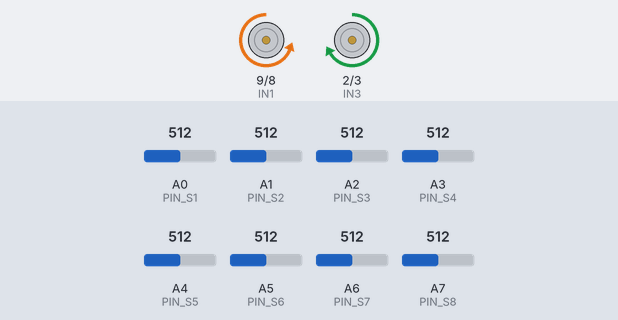
The sketch below on a simulated Arduino Nano, built with avr-gcc and run on an emulated ATmega328P. On the bench: motor-driver pin pairs drawn as motors (green arrow = first pin HIGH = forward, orange = second pin HIGH = backward, longer = more drive, scaled by the enable pin). The test bench sets the inputs (shaded band); at power-on: A0 (PIN_S1) = 512, A1 (PIN_S2) = 512, A2 (PIN_S3) = 512, A3 (PIN_S4) = 512, A4 (PIN_S5) = 512, A5 (PIN_S6) = 512, A6 (PIN_S7) = 512, A7 (PIN_S8) = 512. What the sketch prints to the serial monitor is not drawn.

Above: at 1.2 s.
1.3 s: A0 (PIN_S1) set to 409
2.8 s: A0 (PIN_S1) set to 391
At 4.0 s:
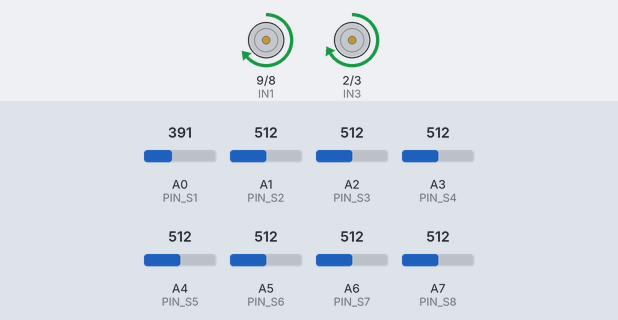
4.3 s: A1 (PIN_S2) set to 306
At 5.4 s:
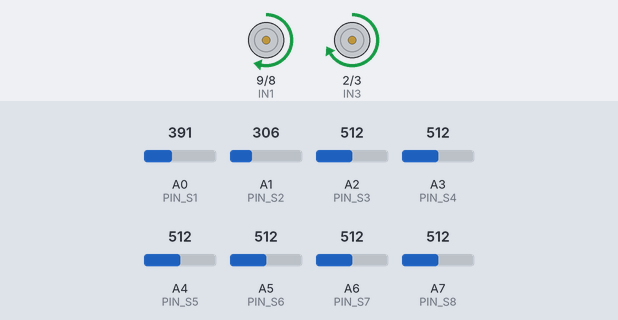
5.8 s: A2 (PIN_S3) set to 417
7.3 s: A2 (PIN_S3) set to 393
At 7.6 s:
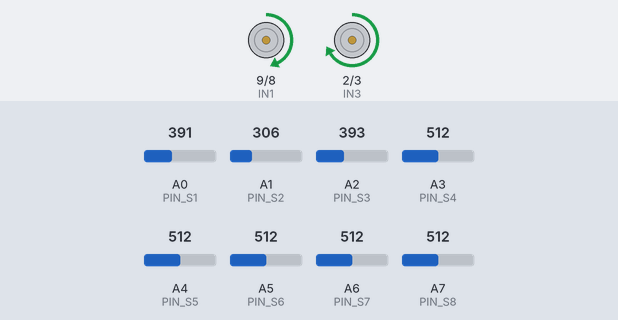
8.8 s: A0 (PIN_S1) set to 716
At 10.0 s:
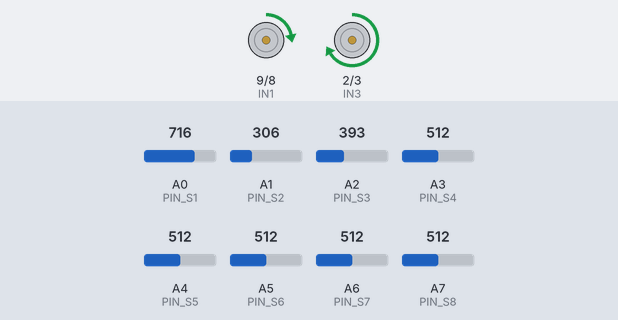
Timing chart, 0 to 11.3 s (numbered marks = the images above; inputs shaded):
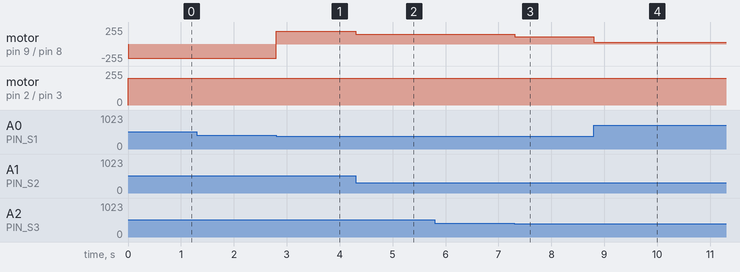

The sketch:

Github_Code.ino
```cpp
// Define sensor pins
#define PIN_S1 A0
#define PIN_S2 A1
#define PIN_S3 A2
#define PIN_S4 A3
#define PIN_S5 A4
#define PIN_S6 A5
#define PIN_S7 A6
#define PIN_S8 A7

// Define motor driver pins
const  int IN1 = 9;
const  int IN2 = 8;
const  int IN3 = 2;
const  int IN4 = 3;
const  int EN_A = 5;
const  int EN_B = 6 ;

int count_KananKiri,count_Kanan,count_Kiri,troli_status=0,count_step=0,t;

// Variables for line following and PID control
const int trigger = 400;
int SpeedR ;
int SpeedL ; //selisih 10 sama SpeedR=
int sRRR, sRR, sR, sCR, sCL, sL, sLL, sLLL ;
int lineData, NilaiPosisi;
double Error = 0, SumError = 0, LastError = 0;
double BasePWM = 200;
double MaxSpeed = 200;
double MinSpeed = -200;
double Kp = 40;
double Ki = 0;
double Kd = 140 ;
double Ts = 0.5;
double outPID;


void setup()
{
  Serial.begin(9600);
  pinMode(IN1, OUTPUT); //IN1 A
  pinMode(IN2, OUTPUT); //IN2 A
  pinMode(IN3, OUTPUT); //IN1 B
  pinMode(IN4, OUTPUT); //IN2 B
  pinMode(EN_A, OUTPUT); //EN A
  pinMode(EN_B, OUTPUT); //EN B

}


// Function to read sensor values
void sensor() {
  sRRR = analogRead(PIN_S1);
  sRR = analogRead(PIN_S2);
  sR = analogRead(PIN_S3);
  sCR = analogRead(PIN_S4);
  sCL = analogRead(PIN_S5);
  sL = analogRead(PIN_S6);
  sLL = analogRead(PIN_S7);
  sLLL = analogRead(PIN_S8);

  // Convert sensor values to binary (1 or 0)
  // based on a defined trigger value
  if (sRRR <= trigger) {
    sRRR = 1;
  } else {
    sRRR = 0;
  }

  if (sRR <= trigger) {
    sRR = 1;
  } else {
    sRR = 0;
  }

  if (sR <= trigger) {
    sR = 1;
  } else {
    sR = 0;
  }

  if (sCR <= trigger) {
    sCR = 1;
  } else {
    sCR = 0;
  }

  if (sLLL <= trigger) {
    sLLL = 1;
  } else {
    sLLL = 0;
  }

  if (sLL <= trigger) {
    sLL = 1;
  } else {
    sLL = 0;
  }

  if (sL <= trigger) {
    sL = 1;
  } else {
    sL = 0;
  }

  if (sCL <= trigger) {
    sCL = 1;
  } else {
    sCL = 0;
  }
}

// Function to control motors
void motor(int speedL, int speedR) {

  if (speedL < 0)
  {
    digitalWrite(IN1, HIGH);
    digitalWrite(IN2, LOW);
    analogWrite(EN_A, -speedL);
  }
  else if (speedL > 0)
  {
    digitalWrite(IN1, LOW);
    digitalWrite(IN2, HIGH);
    analogWrite(EN_A, speedL);
  }
  else
  {
    digitalWrite(IN1, LOW);
    digitalWrite(IN2, LOW);

  }

  if (speedR < 0)
  {
    digitalWrite(IN3, LOW);
    digitalWrite(IN4, HIGH);
    analogWrite(EN_B, -speedR);
  }
  else if (speedR > 0)
  {
    digitalWrite(IN3, HIGH);
    digitalWrite(IN4, LOW);
    analogWrite(EN_B, speedR);
  }
  else
  {
    digitalWrite(IN3, LOW);
    digitalWrite(IN4, LOW);

  }


}
// Function to determine the current position error

void error() {
  // Determine position error based on sensor values
  if (sLLL == 0 && sLL == 0 && sL == 0 && sCL == 0 && sCR == 0 && sR == 0 && sRR == 0 && sRRR == 1) {
    NilaiPosisi = -10;
  } else if (sLLL == 0 && sLL == 0 && sL == 0 && sCL == 0 && sCR == 0 && sR == 0 && sRR == 1 && sRRR == 1) {
    NilaiPosisi = -9;
  } else if (sLLL == 0 && sLL == 0 && sL == 0 && sCL == 0 && sCR == 0 && sR == 1 && sRR == 1 && sRRR == 1) {
    NilaiPosisi = -8;
  } else if (sLLL == 0 && sLL == 0 && sL == 0 && sCL == 0 && sCR == 0 && sR == 0 && sRR == 1 && sRRR == 0) {
    NilaiPosisi = -7;
  } else if (sLLL == 0 && sLL == 0 && sL == 0 && sCL == 0 && sCR == 0 && sR == 1 && sRR == 1 && sRRR == 0) {
    NilaiPosisi = -6;
  } else if (sLLL == 0 && sLL == 0 && sL == 0 && sCL == 0 && sCR == 1 && sR == 1 && sRR == 1 && sRRR == 0) {
    NilaiPosisi = -5;
  } else if (sLLL == 0 && sLL == 0 && sL == 0 && sCL == 0 && sCR == 0 && sR == 1 && sRR == 0 && sRRR == 0) {
    NilaiPosisi = -4;
  } else if (sLLL == 0 && sLL == 0 && sL == 0 && sCL == 0 && sCR == 1 && sR == 1 && sRR == 0 && sRRR == 0) {
    NilaiPosisi = -3;
  } else if (sLLL == 0 && sLL == 0 && sL == 0 && sCL == 1 && sCR == 1 && sR == 1 && sRR == 0 && sRRR == 0) {
    NilaiPosisi = -2;
  } else if (sLLL == 0 && sLL == 0 && sL == 0 && sCL == 0 && sCR == 1 && sR == 0 && sRR == 0 && sRRR == 0) {
    NilaiPosisi = -1;
  } else if (sLLL == 0 && sLL == 0 && sL == 0 && sCL == 1 && sCR == 1 && sR == 0 && sRR == 0 && sRRR == 0) {
    NilaiPosisi = 0;
  } else if (sLLL == 1 && sLL == 1 && sL == 1 && sCL == 1 && sCR == 1 && sR == 0 && sRR == 0 && sRRR == 0) {
    NilaiPosisi = 0;
  } else if (sLLL == 0 && sLL == 0 && sL == 0 && sCL == 1 && sCR == 1 && sR == 1 && sRR == 1 && sRRR == 1) {
    NilaiPosisi = 0;
  } else if (sLLL == 1 && sLL == 1 && sL == 1 && sCL == 1 && sCR == 1 && sR == 1 && sRR == 1 && sRRR == 1) {
     NilaiPosisi = 0;
  } else if (sLLL == 0 && sLL == 0 && sL == 0 && sCL == 1 && sCR == 0 && sR == 0 && sRR == 0 && sRRR == 0) {
    NilaiPosisi = 1;
  } else if (sLLL == 0 && sLL == 0 && sL == 1 && sCL == 1 && sCR == 1 && sR == 0 && sRR == 0 && sRRR == 0) {
    NilaiPosisi = 2;
  } else if (sLLL == 0 && sLL == 0 && sL == 1 && sCL == 1 && sCR == 0 && sR == 0 && sRR == 0 && sRRR == 0) {
    NilaiPosisi = 3;
  } else if (sLLL == 0 && sLL == 0 && sL == 1 && sCL == 0 && sCR == 0 && sR == 0 && sRR == 0 && sRRR == 0) {
    NilaiPosisi = 4;
  } else if (sLLL == 0 && sLL == 1 && sL == 1 && sCL == 1 && sCR == 0 && sR == 0 && sRR == 0 && sRRR == 0) {
    NilaiPosisi = 5;
  } else if (sLLL == 0 && sLL == 1 && sL == 1 && sCL == 0 && sCR == 0 && sR == 0 && sRR == 0 && sRRR == 0) {
    NilaiPosisi = 6;
  } else if (sLLL == 0 && sLL == 1 && sL == 0 && sCL == 0 && sCR == 0 && sR == 0 && sRR == 0 && sRRR == 0) {
    NilaiPosisi = 7;
  } else if (sLLL == 1 && sLL == 1 && sL == 1 && sCL == 0 && sCR == 0 && sR == 0 && sRR == 0 && sRRR == 0) {
    NilaiPosisi = 8;
  } else if (sLLL == 1 && sLL == 1 && sL == 0 && sCL == 0 && sCR == 0 && sR == 0 && sRR == 0 && sRRR == 0) {
    NilaiPosisi = 9;
  } else if (sLLL == 1 && sLL == 0 && sL == 0 && sCL == 0 && sCR == 0 && sR == 0 && sRR == 0 && sRRR == 0) {
    NilaiPosisi = 10;
  }

}
// PID control function
void PID() {
  error();
  int SetPoint = 0;
  Error = SetPoint - NilaiPosisi ;
  double DeltaError = Error - LastError ;
  SumError += LastError ;
  double P = Kp * Error ;
  double I = Ki * SumError * Ts ;
  double D = ((Kd / Ts) * DeltaError);
  LastError = Error;
  outPID = P + I + D ;
  double motorKi = BasePWM - outPID ;
  double motorKa = BasePWM + outPID ;
  if (motorKi > MaxSpeed)motorKi = MaxSpeed;
  if (motorKi < MinSpeed)motorKi = MinSpeed;
  if (motorKa > MaxSpeed)motorKa = MaxSpeed;
  if (motorKa < MinSpeed)motorKa = MinSpeed;
  motor(motorKi + 10, motorKa);

}


// Function to display sensor values for debugging
void Display()
{
  Serial.print("sLLL"); Serial.print("-"); //Most Left Sensor
  Serial.print("sLL"); Serial.print("-");
  Serial.print("sL"); Serial.print("-");
  Serial.print("sCL"); Serial.print("-"); //Middle Sensor
  Serial.print("sCR"); Serial.print("-"); //Middle Sensor
  Serial.print("sR"); Serial.print("-");
  Serial.print("sRR"); Serial.print("-");
  Serial.print("sRRR"); Serial.print("-"); //Most Right Sensor
  Serial.println(" ");


  Serial.print(sLLL); Serial.print("-"); //Most Left Sensor
  Serial.print(sLL); Serial.print("-");
  Serial.print(sL); Serial.print("-");
  Serial.print(sCL); Serial.print("-"); //Middle Sensor
  Serial.print(sCR); Serial.print("-"); //Middle Sensor
  Serial.print(sR); Serial.print("-");
  Serial.print(sRR); Serial.print("-");
  Serial.print(sRRR); Serial.print("-"); //Most Right Sensor
  Serial.println(" ");

}

void loop()
{
  if(sLLL == 0 && sLL == 0 && sL == 0 && sCL == 1 && sCR == 1 && sR == 1 && sRR == 1 && sRRR == 1 && count_step==0 ){
    motor(-100,100);
    delay(600);
    for(t=2250 ; t>=0 ; t--){
      sensor();
      PID();
      }
    count_step++;
    }

  if(sLLL == 1 && sLL == 1 && sL == 1 && sCL == 1 && sCR == 1 && sR == 1 && sRR == 1 && sRRR == 1 && count_step==1){
    motor(100,-100);
    delay(700);
    for(t=200 ; t>=0 ; t--){
      sensor();
      PID();
      }
    count_step++;
    }

   if(count_step==2){
      motor(-100,-120);
      delay(2000);
      motor(0,0);
      delay(2000);
      //servo
      count_step++;
    }


  sensor();
  PID();
  Serial.println(count_Kanan);


}
```

Measured:
- the behaviour switches between 401 and 400 on A0 (PIN_S1) (found by bisection; images 0 and 1)
- the behaviour switches between 401 and 400 on A2 (PIN_S3) (found by bisection; images 2 and 3)
- after the input at 2.8 s, motor on pin 9 (IN1) / pin 8 (IN2): backward 210/255 → forward 190/255 at once
- after the input at 4.3 s, motor on pin 9 (IN1) / pin 8 (IN2): forward 190/255 → forward 150/255 at once
- after the input at 7.3 s, motor on pin 9 (IN1) / pin 8 (IN2): forward 150/255 → forward 110/255 at once
- after the input at 8.8 s, motor on pin 9 (IN1) / pin 8 (IN2): forward 110/255 → forward 30/255 at once
